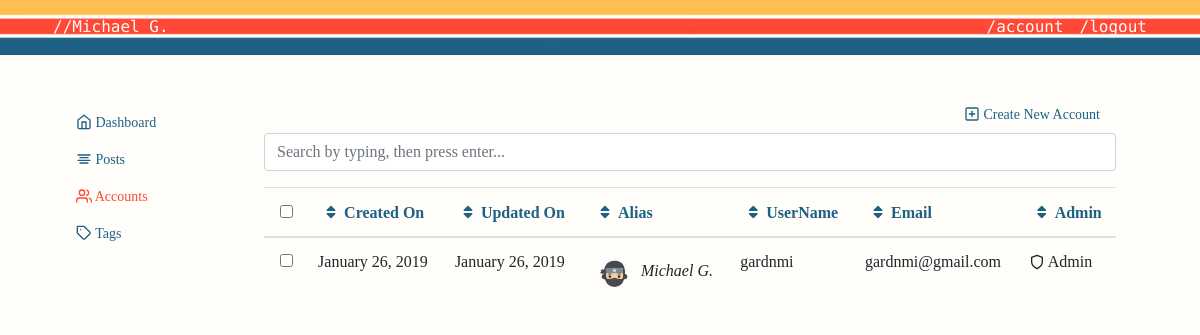
The app's page /admin/users (signed in) with its own data.
### personal_blog/models.py (models this page shows, shortened)
class User(ResourceMixin, UserMixin, db.Model):
    id = db.Column(db.Integer, primary_key=True)
    username = db.Column(db.String(20), unique=True, nullable=False)
    alias = db.Column(db.String(20), unique=True, nullable=False)
    email = db.Column(db.String(120), unique=True, nullable=False)
    admin = db.Column(db.Boolean(), default=False)
    image_file = db.Column(db.String(20), nullable=False, default='default.jpg')
    password = db.Column(db.String(60), nullable=False)
    posts = db.relationship('Post', backref='author', lazy=True)

### personal_blog/views.py (the view)
@app.route("/admin/users", methods=['GET', 'POST'])
@login_required
def admin_users():
    search_form = SearchForm()
    bulk_form = BulkDeleteForm()
    sort_by = User.sort_by(request.args.get('sort', 'created_on'),
                           request.args.get('direction', 'desc'))
    order_values = '{0} {1}'.format(sort_by[0], sort_by[1])
    search = '%{0}%'.format(request.args.get('q', ''))
    users = User.query \
        .filter(or_(User.alias.ilike(search), User.username.ilike(search))) \
        .order_by(text(order_values)).all()
    return render_template('admin_users.html', form=search_form, bulk_form=bulk_form, users=users, title='Users')

### personal_blog/forms.py
class SearchForm(FlaskForm):
    q = StringField('Search terms', validators=[Optional(), Length(1, 256)])

class BulkDeleteForm(FlaskForm):
    scope = SelectField('Privileges',
                        choices=[('all_selected_items', 'All selected items'),
                                 ('all_search_results', 'All search results')],
                        validators=[DataRequired()]
                        )

### personal_blog/lib/util_sqlalchemy.py (called while the page is built)
    @classmethod
    def sort_by(cls, field, direction):
        if field not in cls.__table__.columns:
            field = 'created_on'
        if direction not in ('asc', 'desc'):
            direction = 'asc'
        return field, direction

### personal_blog/models.py (called while the page is built)
@login_manager.user_loader
def load_user(user_id):
    return User.query.get(int(user_id))

### personal_blog/templates/admin_users.html (shortened to what this page needs)
{% extends "admin.html" %}
{% block admin %}
<a class= "nav-link" href="{{ url_for('register') }}" id= "create"> <span data-feather="plus-square"></span> Create New Account </a>
  <form action="{{ url_for('admin_users') }}" method="get"
        id="" class="" role="form">
    <div class="form-group">
      <input type="text" class="form-control"
             id="q" name="q" value="{{ request.args.get('q', '') }}"
             placeholder="Search by typing, then press enter...">
    </div>
  </form>
  {% if users.total == 0 %}
    <h3>No results found</h3>
    {% if request.args.get('q') %}
      <p>Try limiting or removing your search terms.</p>
    {% else %}
      <p>There are no users present,
         you should <a href="{{ url_for('') }}">sign up</a>.</p>
    {% endif %}
  {% else %}
  <form action="{{ url_for('admin_users_bulk_delete') }}" method="post"
        id="" class="" role="form">
      <table class="table">
        <thead>
          <tr>
            <th>
              <input id="select_all" name="select_all" type="checkbox">
            </th>
            <th class="col-header">
              {% set sort = request.args.get('sort', None) %}
              {% set direction = request.args.get('direction', 'asc') %}
              {% set q = request.args.get('q', '') %}
              {% set field = 'created_on' %}
              {% set label = 'Created On' %}
              {% if sort == field and direction == 'asc' %}
                {% set css = "fas fa-sort-down" %}
                {% set direction = 'desc' %}
              {% elif sort == field and direction == 'desc' %}
                {% set css = "fas fa-sort-up" %}
                {% set direction = 'asc' %}
              {% else %}
                {% set css = "fas fa-sort" %}
              {% endif %}
            <a class="{{ css }}" href="{{ url_for('admin_users',
                                          q=q,
                                          sort=field,
                                          direction=direction,
                                          **request.view_args) }}">{{ label }}</a>
            </th>
            <th class="col-header">
              {% set sort = request.args.get('sort', None) %}
              {% set direction = request.args.get('direction', 'asc') %}
              {% set q = request.args.get('q', '') %}
              {% set field = 'updated_on' %}
              {% set label = 'Updated On' %}
              {% if sort == field and direction == 'asc' %}
                {% set css = "fas fa-sort-down" %}
                {% set direction = 'desc' %}
              {% elif sort == field and direction == 'desc' %}
                {% set css = "fas fa-sort-up" %}
                {% set direction = 'asc' %}
              {% else %}
                {% set css = "fas fa-sort" %}
              {% endif %}
            <a class="{{ css }}" href="{{ url_for('admin_users',
                                          q=q,
                                          sort=field,
                                          direction=direction,
                                          **request.view_args) }}">{{ label }}</a>
            </th>
            <th class="col-header">
              {% set sort = request.args.get('sort', None) %}
              {% set direction = request.args.get('direction', 'asc') %}
              {% set q = request.args.get('q', '') %}
              {% set field = 'alias' %}
              {% set label = 'Alias' %}
              {% if sort == field and direction == 'asc' %}
                {% set css = "fas fa-sort-down" %}
                {% set direction = 'desc' %}
              {% elif sort == field and direction == 'desc' %}
                {% set css = "fas fa-sort-up" %}
                {% set direction = 'asc' %}
              {% else %}
                {% set css = "fas fa-sort" %}
              {% endif %}
            <a class="{{ css }}" href="{{ url_for('admin_users',
                                          q=q,
                                          sort=field,
                                          direction=direction,
                                          **request.view_args) }}">{{ label }}</a>
            </th>
            <th class="col-header">
              {% set sort = request.args.get('sort', None) %}
              {% set direction = request.args.get('direction', 'asc') %}
              {% set q = request.args.get('q', '') %}
              {% set field = 'username' %}
              {% set label = 'UserName' %}
              {% if sort == field and direction == 'asc' %}
                {% set css = "fas fa-sort-down" %}
                {% set direction = 'desc' %}
              {% elif sort == field and direction == 'desc' %}
                {% set css = "fas fa-sort-up" %}
                {% set direction = 'asc' %}
              {% else %}
                {% set css = "fas fa-sort" %}
              {% endif %}
            <a class="{{ css }}" href="{{ url_for('admin_users',
                                          q=q,
                                          sort=field,
                                          direction=direction,
                                          **request.view_args) }}">{{ label }}</a>
            </th>
            <th class="col-header">
              {% set sort = request.args.get('sort', None) %}
              {% set direction = request.args.get('direction', 'asc') %}
              {% set q = request.args.get('q', '') %}
              {% set field = 'email' %}
              {% set label = 'Email' %}
              {% if sort == field and direction == 'asc' %}
                {% set css = "fas fa-sort-down" %}
                {% set direction = 'desc' %}
              {% elif sort == field and direction == 'desc' %}
                {% set css = "fas fa-sort-up" %}
                {% set direction = 'asc' %}
              {% else %}
                {% set css = "fas fa-sort" %}
              {% endif %}
            <a class="{{ css }}" href="{{ url_for('admin_users',
                                          q=q,
                                          sort=field,
                                          direction=direction,
                                          **request.view_args) }}">{{ label }}</a>
            </th>
            <th class="col-header">
              {% set sort = request.args.get('sort', None) %}
              {% set direction = request.args.get('direction', 'asc') %}
              {% set q = request.args.get('q', '') %}
              {% set field = 'admin' %}
              {% set label = 'Admin' %}
              {% if sort == field and direction == 'asc' %}
                {% set css = "fas fa-sort-down" %}
                {% set direction = 'desc' %}
              {% elif sort == field and direction == 'desc' %}
                {% set css = "fas fa-sort-up" %}
                {% set direction = 'asc' %}
              {% else %}
                {% set css = "fas fa-sort" %}
              {% endif %}
            <a class="{{ css }}" href="{{ url_for('admin_users',
                                          q=q,
                                          sort=field,
                                          direction=direction,
                                          **request.view_args) }}">{{ label }}</a>
            </th>
          </tr>
        </thead>
        <tbody>
        {% for user in users %}
          <tr>
            <td>
              <input class="checkbox-item" id="bulk_ids" name="bulk_ids"
                     type="checkbox" value="{{ user.id }}">
            </td>
            <td>
                {{ user.created_on.strftime('%B %d, %Y') }}
            </td>
             <td>
                {{ user.updated_on.strftime('%B %d, %Y') }}
            </td>
            <td>
                <div class="pull-left">
                  <i><img class="img-fluid rounded-circle article-img"
                          src="{{ url_for('static', filename='images/profile/' + user.image_file) }}" >
                          {{ user.alias }}
                  </i>
                </div>
            </td>
            <td>
                {{ user.username }}
            </td>
            <td>
                {{ user.email }}
            </td>
            <td>
                {% if user.admin %}
                <span data-feather="shield"></span> Admin
                {% endif %}
            </td>
          </tr>
        {% endfor %}
        </tbody>
      </table>
    </form>
  {% endif %}
{% endblock admin %}

### personal_blog/static/main.css (style rules this page uses)
a { color: #1d6184; }
body { background: #fffefa; color: #333333; margin-top: 5rem; font-family: 'Zilla Slab', serif; font-weight: 400; font-style: normal; }
.article-img { width: 45px; padding: .5rem ; }
.feather { width: 16px; height: 16px; vertical-align: text-bottom; }
.nav-link { display: block; padding: .5rem 1rem; text-align: left; }
#create { font-weight: 500; font-size: .875rem; text-align: right; }
.fa-sort:before { content: "\f0dc"; padding: .5rem ; }

### records on screen
User: created_on "January 26, 2019", updated_on "January 26, 2019", image_file (placeholder picture), alias "Michael G.", username "gardnmi", email "gardnmi@gmail.com", admin True (drawn)

### other values on screen
{{ label }} "Created On"
{{ label }} "Updated On"
{{ label }} "Alias"
{{ label }} "UserName"
{{ label }} "Email"
{{ label }} "Admin"
